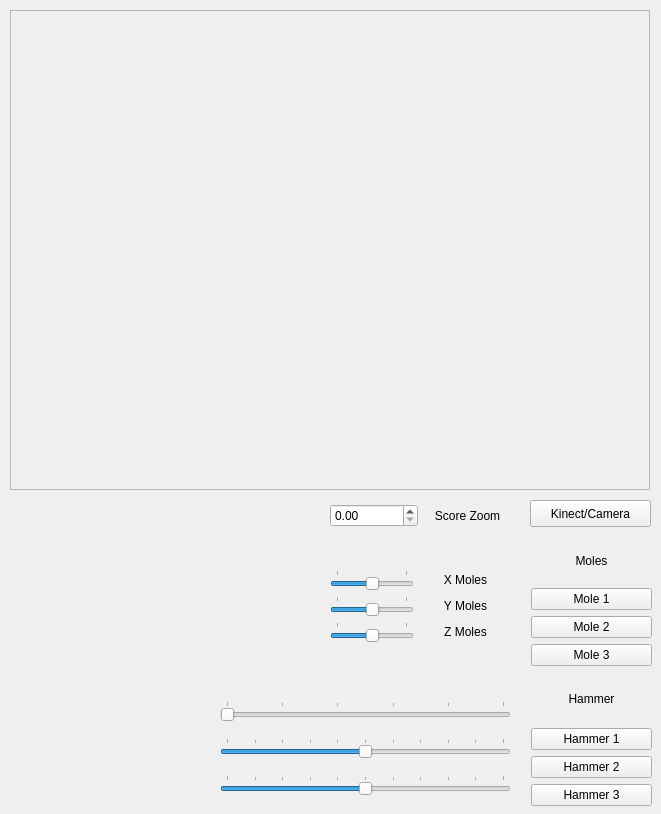
<?xml version="1.0" encoding="UTF-8"?>
<ui version="4.0">
 <class>guiDlg</class>
 <widget class="QWidget" name="guiDlg">
  <property name="windowModality">
   <enum>Qt::ApplicationModal</enum>
  </property>
  <property name="geometry">
   <rect>
    <x>0</x>
    <y>0</y>
    <width>661</width>
    <height>814</height>
   </rect>
  </property>
  <property name="windowTitle">
   <string>moleComp 2011 - RoboLab - Universidad de Extremadura</string>
  </property>
  <property name="windowIcon">
   <iconset>
    <normaloff>../bin/data/img/moleComp.png</normaloff>../bin/data/img/moleComp.png</iconset>
  </property>
  <property name="autoFillBackground">
   <bool>true</bool>
  </property>
  <widget class="QFrame" name="qframeOsgArt">
   <property name="geometry">
    <rect>
     <x>10</x>
     <y>10</y>
     <width>640</width>
     <height>480</height>
    </rect>
   </property>
   <property name="sizePolicy">
    <sizepolicy hsizetype="Expanding" vsizetype="Preferred">
     <horstretch>0</horstretch>
     <verstretch>0</verstretch>
    </sizepolicy>
   </property>
   <property name="mouseTracking">
    <bool>true</bool>
   </property>
   <property name="focusPolicy">
    <enum>Qt::ClickFocus</enum>
   </property>
   <property name="acceptDrops">
    <bool>true</bool>
   </property>
   <property name="autoFillBackground">
    <bool>true</bool>
   </property>
   <property name="frameShape">
    <enum>QFrame::StyledPanel</enum>
   </property>
   <property name="frameShadow">
    <enum>QFrame::Raised</enum>
   </property>
  </widget>
  <widget class="QWidget" name="layoutWidget">
   <property name="geometry">
    <rect>
     <x>220</x>
     <y>690</y>
     <width>291</width>
     <height>116</height>
    </rect>
   </property>
   <layout class="QGridLayout" name="gridHammerSlider">
    <item row="1" column="0">
     <widget class="QSlider" name="sliderHammerY">
      <property name="minimum">
       <number>-100</number>
      </property>
      <property name="maximum">
       <number>100</number>
      </property>
      <property name="orientation">
       <enum>Qt::Horizontal</enum>
      </property>
      <property name="tickPosition">
       <enum>QSlider::TicksAbove</enum>
      </property>
      <property name="tickInterval">
       <number>20</number>
      </property>
     </widget>
    </item>
    <item row="2" column="0">
     <widget class="QSlider" name="sliderHammerZ">
      <property name="minimum">
       <number>-100</number>
      </property>
      <property name="maximum">
       <number>100</number>
      </property>
      <property name="orientation">
       <enum>Qt::Horizontal</enum>
      </property>
      <property name="tickPosition">
       <enum>QSlider::TicksAbove</enum>
      </property>
      <property name="tickInterval">
       <number>20</number>
      </property>
     </widget>
    </item>
    <item row="0" column="0">
     <widget class="QSlider" name="sliderHammerX">
      <property name="minimum">
       <number>0</number>
      </property>
      <property name="maximum">
       <number>100</number>
      </property>
      <property name="orientation">
       <enum>Qt::Horizontal</enum>
      </property>
      <property name="tickPosition">
       <enum>QSlider::TicksAbove</enum>
      </property>
      <property name="tickInterval">
       <number>20</number>
      </property>
     </widget>
    </item>
   </layout>
  </widget>
  <widget class="QPushButton" name="pbKinectOrCam">
   <property name="geometry">
    <rect>
     <x>530</x>
     <y>500</y>
     <width>121</width>
     <height>27</height>
    </rect>
   </property>
   <property name="text">
    <string>Kinect/Camera</string>
   </property>
  </widget>
  <widget class="QWidget" name="layoutWidget">
   <property name="geometry">
    <rect>
     <x>330</x>
     <y>540</y>
     <width>181</width>
     <height>131</height>
    </rect>
   </property>
   <layout class="QFormLayout" name="MolesXYZMovement">
    <property name="formAlignment">
     <set>Qt::AlignLeading|Qt::AlignLeft|Qt::AlignVCenter</set>
    </property>
    <item row="0" column="0">
     <widget class="QSlider" name="sliderMoleX">
      <property name="minimum">
       <number>-10</number>
      </property>
      <property name="maximum">
       <number>10</number>
      </property>
      <property name="orientation">
       <enum>Qt::Horizontal</enum>
      </property>
      <property name="tickPosition">
       <enum>QSlider::TicksAbove</enum>
      </property>
      <property name="tickInterval">
       <number>20</number>
      </property>
     </widget>
    </item>
    <item row="0" column="1">
     <widget class="QLabel" name="labelMoleX">
      <property name="text">
       <string>X Moles</string>
      </property>
      <property name="alignment">
       <set>Qt::AlignCenter</set>
      </property>
     </widget>
    </item>
    <item row="1" column="0">
     <widget class="QSlider" name="sliderMoleY">
      <property name="minimum">
       <number>-10</number>
      </property>
      <property name="maximum">
       <number>10</number>
      </property>
      <property name="orientation">
       <enum>Qt::Horizontal</enum>
      </property>
      <property name="tickPosition">
       <enum>QSlider::TicksAbove</enum>
      </property>
      <property name="tickInterval">
       <number>20</number>
      </property>
     </widget>
    </item>
    <item row="1" column="1">
     <widget class="QLabel" name="labelMoleY">
      <property name="text">
       <string>Y Moles</string>
      </property>
      <property name="alignment">
       <set>Qt::AlignCenter</set>
      </property>
     </widget>
    </item>
    <item row="2" column="0">
     <widget class="QSlider" name="sliderMoleZ">
      <property name="minimum">
       <number>-10</number>
      </property>
      <property name="maximum">
       <number>10</number>
      </property>
      <property name="orientation">
       <enum>Qt::Horizontal</enum>
      </property>
      <property name="tickPosition">
       <enum>QSlider::TicksAbove</enum>
      </property>
      <property name="tickInterval">
       <number>20</number>
      </property>
     </widget>
    </item>
    <item row="2" column="1">
     <widget class="QLabel" name="labelMoleZ">
      <property name="text">
       <string>Z Moles</string>
      </property>
      <property name="alignment">
       <set>Qt::AlignCenter</set>
      </property>
     </widget>
    </item>
   </layout>
  </widget>
  <widget class="QWidget" name="layoutWidget">
   <property name="geometry">
    <rect>
     <x>531</x>
     <y>540</y>
     <width>121</width>
     <height>126</height>
    </rect>
   </property>
   <layout class="QVBoxLayout" name="MolesButtons">
    <item>
     <widget class="QLabel" name="labelMole">
      <property name="text">
       <string>Moles</string>
      </property>
      <property name="alignment">
       <set>Qt::AlignCenter</set>
      </property>
     </widget>
    </item>
    <item>
     <widget class="QPushButton" name="pbMole1">
      <property name="text">
       <string>Mole 1</string>
      </property>
     </widget>
    </item>
    <item>
     <widget class="QPushButton" name="pbMole2">
      <property name="text">
       <string>Mole 2</string>
      </property>
     </widget>
    </item>
    <item>
     <widget class="QPushButton" name="pbMole3">
      <property name="text">
       <string>Mole 3</string>
      </property>
     </widget>
    </item>
   </layout>
  </widget>
  <widget class="QWidget" name="layoutWidget">
   <property name="geometry">
    <rect>
     <x>531</x>
     <y>675</y>
     <width>121</width>
     <height>131</height>
    </rect>
   </property>
   <layout class="QVBoxLayout" name="HammerButtons">
    <item>
     <widget class="QLabel" name="labelHammer">
      <property name="text">
       <string>Hammer</string>
      </property>
      <property name="alignment">
       <set>Qt::AlignCenter</set>
      </property>
     </widget>
    </item>
    <item>
     <widget class="QPushButton" name="pbHammer1">
      <property name="text">
       <string>Hammer 1</string>
      </property>
     </widget>
    </item>
    <item>
     <widget class="QPushButton" name="pbHammer2">
      <property name="text">
       <string>Hammer 2</string>
      </property>
     </widget>
    </item>
    <item>
     <widget class="QPushButton" name="pbHammer3">
      <property name="text">
       <string>Hammer 3</string>
      </property>
     </widget>
    </item>
   </layout>
  </widget>
  <widget class="QWidget" name="layoutWidget">
   <property name="geometry">
    <rect>
     <x>330</x>
     <y>500</y>
     <width>181</width>
     <height>31</height>
    </rect>
   </property>
   <layout class="QHBoxLayout" name="ScoreOptions">
    <item>
     <widget class="QDoubleSpinBox" name="spinBoxScoreZoom"/>
    </item>
    <item>
     <widget class="QLabel" name="labelScoreZoom">
      <property name="text">
       <string>Score Zoom</string>
      </property>
      <property name="alignment">
       <set>Qt::AlignCenter</set>
      </property>
     </widget>
    </item>
   </layout>
  </widget>
 </widget>
 <resources/>
 <connections/>
</ui>
